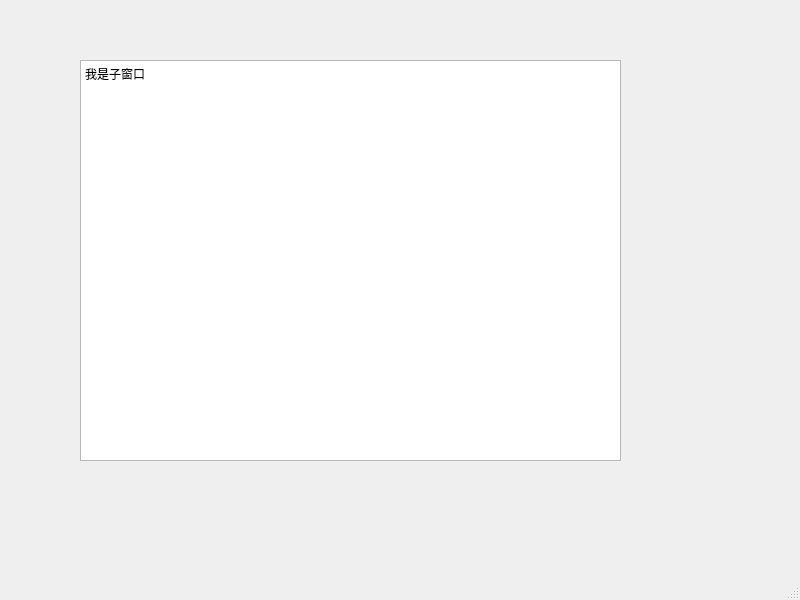
<?xml version="1.0" encoding="UTF-8"?>
<ui version="4.0">
 <class>childrenForm2</class>
 <widget class="QMainWindow" name="childrenForm2">
  <property name="geometry">
   <rect>
    <x>0</x>
    <y>0</y>
    <width>800</width>
    <height>600</height>
   </rect>
  </property>
  <property name="windowTitle">
   <string>MainWindow</string>
  </property>
  <widget class="QWidget" name="centralwidget">
   <widget class="QTextEdit" name="textEdit">
    <property name="geometry">
     <rect>
      <x>80</x>
      <y>60</y>
      <width>541</width>
      <height>401</height>
     </rect>
    </property>
    <property name="html">
     <string>&lt;!DOCTYPE HTML PUBLIC &quot;-//W3C//DTD HTML 4.0//EN&quot; &quot;http://www.w3.org/TR/REC-html40/strict.dtd&quot;&gt;
&lt;html&gt;&lt;head&gt;&lt;meta name=&quot;qrichtext&quot; content=&quot;1&quot; /&gt;&lt;style type=&quot;text/css&quot;&gt;
p, li { white-space: pre-wrap; }
&lt;/style&gt;&lt;/head&gt;&lt;body style=&quot; font-family:'SimSun'; font-size:9pt; font-weight:400; font-style:normal;&quot;&gt;
&lt;p style=&quot; margin-top:0px; margin-bottom:0px; margin-left:0px; margin-right:0px; -qt-block-indent:0; text-indent:0px;&quot;&gt;我是子窗口&lt;/p&gt;&lt;/body&gt;&lt;/html&gt;</string>
    </property>
   </widget>
  </widget>
  <widget class="QMenuBar" name="menubar">
   <property name="geometry">
    <rect>
     <x>0</x>
     <y>0</y>
     <width>800</width>
     <height>23</height>
    </rect>
   </property>
  </widget>
  <widget class="QStatusBar" name="statusbar"/>
 </widget>
 <resources/>
 <connections/>
</ui>
